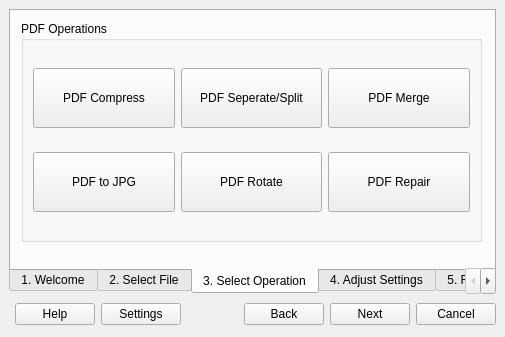
<?xml version="1.0" encoding="UTF-8"?>
<ui version="4.0">
 <class>MainWindow</class>
 <widget class="QMainWindow" name="MainWindow">
  <property name="geometry">
   <rect>
    <x>0</x>
    <y>0</y>
    <width>505</width>
    <height>337</height>
   </rect>
  </property>
  <property name="minimumSize">
   <size>
    <width>505</width>
    <height>337</height>
   </size>
  </property>
  <property name="windowTitle">
   <string>SafePDF - A tool for PDF Manupilation</string>
  </property>
  <property name="windowIcon">
   <iconset theme="QIcon::ThemeIcon::DocumentOpen"/>
  </property>
  <widget class="QWidget" name="centralwidget">
   <layout class="QGridLayout" name="gridLayout">
    <item row="1" column="0">
     <layout class="QHBoxLayout" name="horizontalLayout">
      <item>
       <widget class="QLabel" name="label">
        <property name="text">
         <string>&lt;html&gt;&lt;head/&gt;&lt;body&gt;&lt;p&gt;&lt;br/&gt;&lt;/p&gt;&lt;/body&gt;&lt;/html&gt;</string>
        </property>
       </widget>
      </item>
      <item>
       <widget class="QPushButton" name="pushButton_9">
        <property name="text">
         <string>Help</string>
        </property>
        <property name="icon">
         <iconset theme="QIcon::ThemeIcon::HelpFaq"/>
        </property>
       </widget>
      </item>
      <item>
       <widget class="QPushButton" name="pushButton_8">
        <property name="text">
         <string>Settings</string>
        </property>
       </widget>
      </item>
      <item>
       <widget class="QLabel" name="label_4">
        <property name="text">
         <string/>
        </property>
       </widget>
      </item>
      <item>
       <spacer name="horizontalSpacer">
        <property name="orientation">
         <enum>Qt::Orientation::Horizontal</enum>
        </property>
        <property name="sizeHint" stdset="0">
         <size>
          <width>40</width>
          <height>20</height>
         </size>
        </property>
       </spacer>
      </item>
      <item>
       <widget class="QPushButton" name="pushButton_4">
        <property name="text">
         <string>Back</string>
        </property>
        <property name="icon">
         <iconset theme="QIcon::ThemeIcon::GoPrevious"/>
        </property>
       </widget>
      </item>
      <item>
       <widget class="QPushButton" name="pushButton_5">
        <property name="text">
         <string>Next</string>
        </property>
        <property name="icon">
         <iconset theme="QIcon::ThemeIcon::GoNext"/>
        </property>
       </widget>
      </item>
      <item>
       <widget class="QPushButton" name="pushButton_6">
        <property name="text">
         <string>Cancel</string>
        </property>
        <property name="icon">
         <iconset theme="QIcon::ThemeIcon::ApplicationExit"/>
        </property>
       </widget>
      </item>
     </layout>
    </item>
    <item row="0" column="0">
     <widget class="QTabWidget" name="tabWidget">
      <property name="layoutDirection">
       <enum>Qt::LayoutDirection::LeftToRight</enum>
      </property>
      <property name="tabPosition">
       <enum>QTabWidget::TabPosition::South</enum>
      </property>
      <property name="tabShape">
       <enum>QTabWidget::TabShape::Rounded</enum>
      </property>
      <property name="currentIndex">
       <number>2</number>
      </property>
      <property name="tabBarAutoHide">
       <bool>false</bool>
      </property>
      <widget class="QWidget" name="tab">
       <attribute name="title">
        <string>1. Welcome</string>
       </attribute>
       <widget class="QTextEdit" name="textEdit">
        <property name="geometry">
         <rect>
          <x>10</x>
          <y>10</y>
          <width>571</width>
          <height>231</height>
         </rect>
        </property>
        <property name="frameShape">
         <enum>QFrame::Shape::NoFrame</enum>
        </property>
        <property name="frameShadow">
         <enum>QFrame::Shadow::Plain</enum>
        </property>
        <property name="verticalScrollBarPolicy">
         <enum>Qt::ScrollBarPolicy::ScrollBarAlwaysOff</enum>
        </property>
        <property name="readOnly">
         <bool>true</bool>
        </property>
        <property name="html">
         <string>&lt;!DOCTYPE HTML PUBLIC &quot;-//W3C//DTD HTML 4.0//EN&quot; &quot;http://www.w3.org/TR/REC-html40/strict.dtd&quot;&gt;
&lt;html&gt;&lt;head&gt;&lt;meta name=&quot;qrichtext&quot; content=&quot;1&quot; /&gt;&lt;meta charset=&quot;utf-8&quot; /&gt;&lt;style type=&quot;text/css&quot;&gt;
p, li { white-space: pre-wrap; }
hr { height: 1px; border-width: 0; }
li.unchecked::marker { content: &quot;\2610&quot;; }
li.checked::marker { content: &quot;\2612&quot;; }
&lt;/style&gt;&lt;/head&gt;&lt;body style=&quot; font-family:'Segoe UI'; font-size:9pt; font-weight:400; font-style:normal;&quot;&gt;
&lt;p style=&quot; margin-top:0px; margin-bottom:0px; margin-left:0px; margin-right:0px; -qt-block-indent:0; text-indent:0px;&quot;&gt;&lt;span style=&quot; font-size:14pt;&quot;&gt;Welcome&lt;/span&gt;&lt;/p&gt;
&lt;p style=&quot; margin-top:0px; margin-bottom:0px; margin-left:0px; margin-right:0px; -qt-block-indent:0; text-indent:0px;&quot;&gt;&lt;span style=&quot; font-size:10pt;&quot;&gt;Click on Next to start the process what do you want to do.&lt;/span&gt;&lt;/p&gt;
&lt;p style=&quot;-qt-paragraph-type:empty; margin-top:0px; margin-bottom:0px; margin-left:0px; margin-right:0px; -qt-block-indent:0; text-indent:0px;&quot;&gt;&lt;br /&gt;&lt;/p&gt;
&lt;p style=&quot; margin-top:0px; margin-bottom:0px; margin-left:0px; margin-right:0px; -qt-block-indent:0; text-indent:0px;&quot;&gt;&lt;span style=&quot; font-size:11pt;&quot;&gt;Step - Description&lt;/span&gt;&lt;/p&gt;
&lt;p style=&quot; margin-top:0px; margin-bottom:0px; margin-left:0px; margin-right:0px; -qt-block-indent:0; text-indent:0px;&quot;&gt;(1) - The start page of this application&lt;/p&gt;
&lt;p style=&quot; margin-top:0px; margin-bottom:0px; margin-left:0px; margin-right:0px; -qt-block-indent:0; text-indent:0px;&quot;&gt;(2) - Selection of the source file&lt;/p&gt;
&lt;p style=&quot; margin-top:0px; margin-bottom:0px; margin-left:0px; margin-right:0px; -qt-block-indent:0; text-indent:0px;&quot;&gt;(3) - Selection of the operation want to do&lt;/p&gt;
&lt;p style=&quot; margin-top:0px; margin-bottom:0px; margin-left:0px; margin-right:0px; -qt-block-indent:0; text-indent:0px;&quot;&gt;(4) - Make addiational settings&lt;/p&gt;
&lt;p style=&quot; margin-top:0px; margin-bottom:0px; margin-left:0px; margin-right:0px; -qt-block-indent:0; text-indent:0px;&quot;&gt;(5) - See the results and save the changes&lt;/p&gt;
&lt;p style=&quot;-qt-paragraph-type:empty; margin-top:0px; margin-bottom:0px; margin-left:0px; margin-right:0px; -qt-block-indent:0; text-indent:0px;&quot;&gt;&lt;br /&gt;&lt;/p&gt;
&lt;p style=&quot; margin-top:0px; margin-bottom:0px; margin-left:0px; margin-right:0px; -qt-block-indent:0; text-indent:0px;&quot;&gt;&lt;span style=&quot; font-size:11pt;&quot;&gt;Software Information&lt;/span&gt;&lt;/p&gt;
&lt;p style=&quot; margin-top:0px; margin-bottom:0px; margin-left:0px; margin-right:0px; -qt-block-indent:0; text-indent:0px;&quot;&gt;v1.0.0 &lt;a href=&quot;https://github.com/mcagriaksoy/SafePDF&quot;&gt;&lt;span style=&quot; text-decoration: underline; color:#27bf73;&quot;&gt;Check the Updates&lt;/span&gt;&lt;/a&gt;&lt;/p&gt;
&lt;p style=&quot; margin-top:0px; margin-bottom:0px; margin-left:0px; margin-right:0px; -qt-block-indent:0; text-indent:0px;&quot;&gt;&lt;a href=&quot;https://github.com/mcagriaksoy/SafePDF&quot;&gt;&lt;span style=&quot; text-decoration: underline; color:#27bf73;&quot;&gt;by mcagriaksoy - 2025&lt;/span&gt;&lt;/a&gt;&lt;/p&gt;
&lt;p style=&quot;-qt-paragraph-type:empty; margin-top:0px; margin-bottom:0px; margin-left:0px; margin-right:0px; -qt-block-indent:0; text-indent:0px; font-size:11pt;&quot;&gt;&lt;br /&gt;&lt;/p&gt;
&lt;p style=&quot;-qt-paragraph-type:empty; margin-top:0px; margin-bottom:0px; margin-left:0px; margin-right:0px; -qt-block-indent:0; text-indent:0px;&quot;&gt;&lt;br /&gt;&lt;/p&gt;&lt;/body&gt;&lt;/html&gt;</string>
        </property>
       </widget>
      </widget>
      <widget class="QWidget" name="tab_2">
       <attribute name="title">
        <string>2. Select File</string>
       </attribute>
       <widget class="QWidget" name="verticalLayoutWidget">
        <property name="geometry">
         <rect>
          <x>9</x>
          <y>9</y>
          <width>461</width>
          <height>241</height>
         </rect>
        </property>
        <layout class="QVBoxLayout" name="verticalLayout">
         <item>
          <widget class="QLabel" name="label_3">
           <property name="styleSheet">
            <string notr="true">border: 3px dashed #aaa</string>
           </property>
           <property name="text">
            <string>Drop .PDF File Here!</string>
           </property>
           <property name="alignment">
            <set>Qt::AlignmentFlag::AlignCenter</set>
           </property>
          </widget>
         </item>
         <item>
          <widget class="QLabel" name="label_2">
           <property name="maximumSize">
            <size>
             <width>16777215</width>
             <height>40</height>
            </size>
           </property>
           <property name="text">
            <string>or</string>
           </property>
           <property name="alignment">
            <set>Qt::AlignmentFlag::AlignCenter</set>
           </property>
          </widget>
         </item>
         <item>
          <widget class="QPushButton" name="pushButton_7">
           <property name="text">
            <string>Load File from Disk</string>
           </property>
          </widget>
         </item>
        </layout>
       </widget>
      </widget>
      <widget class="QWidget" name="tab_3">
       <attribute name="title">
        <string>3. Select Operation</string>
       </attribute>
       <widget class="QGroupBox" name="groupBox">
        <property name="geometry">
         <rect>
          <x>10</x>
          <y>10</y>
          <width>461</width>
          <height>221</height>
         </rect>
        </property>
        <property name="title">
         <string>PDF Operations</string>
        </property>
        <layout class="QGridLayout" name="gridLayout_2">
         <item row="1" column="0">
          <widget class="QPushButton" name="pushButton_11">
           <property name="minimumSize">
            <size>
             <width>60</width>
             <height>60</height>
            </size>
           </property>
           <property name="text">
            <string>PDF to JPG</string>
           </property>
          </widget>
         </item>
         <item row="0" column="1">
          <widget class="QPushButton" name="pushButton_3">
           <property name="minimumSize">
            <size>
             <width>60</width>
             <height>60</height>
            </size>
           </property>
           <property name="text">
            <string>PDF Seperate/Split</string>
           </property>
          </widget>
         </item>
         <item row="0" column="2">
          <widget class="QPushButton" name="pushButton_2">
           <property name="minimumSize">
            <size>
             <width>60</width>
             <height>60</height>
            </size>
           </property>
           <property name="text">
            <string>PDF Merge</string>
           </property>
          </widget>
         </item>
         <item row="0" column="0">
          <widget class="QPushButton" name="pushButton">
           <property name="minimumSize">
            <size>
             <width>60</width>
             <height>60</height>
            </size>
           </property>
           <property name="text">
            <string>PDF Compress</string>
           </property>
          </widget>
         </item>
         <item row="1" column="1">
          <widget class="QPushButton" name="pushButton_12">
           <property name="minimumSize">
            <size>
             <width>60</width>
             <height>60</height>
            </size>
           </property>
           <property name="text">
            <string>PDF Rotate</string>
           </property>
          </widget>
         </item>
         <item row="1" column="2">
          <widget class="QPushButton" name="pushButton_13">
           <property name="minimumSize">
            <size>
             <width>60</width>
             <height>60</height>
            </size>
           </property>
           <property name="text">
            <string>PDF Repair</string>
           </property>
          </widget>
         </item>
        </layout>
       </widget>
      </widget>
      <widget class="QWidget" name="tab_4">
       <attribute name="title">
        <string>4. Adjust Settings</string>
       </attribute>
      </widget>
      <widget class="QWidget" name="tab_5">
       <attribute name="title">
        <string>5. Results</string>
       </attribute>
      </widget>
     </widget>
    </item>
   </layout>
  </widget>
  <action name="action_Add">
   <property name="text">
    <string>&amp;Add File</string>
   </property>
  </action>
  <action name="action_Close_File">
   <property name="text">
    <string>&amp;Close File</string>
   </property>
  </action>
  <action name="actionExit">
   <property name="text">
    <string>&amp;Exit</string>
   </property>
  </action>
  <action name="action_Help">
   <property name="text">
    <string>&amp;Help</string>
   </property>
  </action>
  <action name="action_About">
   <property name="text">
    <string>&amp;About</string>
   </property>
  </action>
 </widget>
 <resources/>
 <connections/>
</ui>
